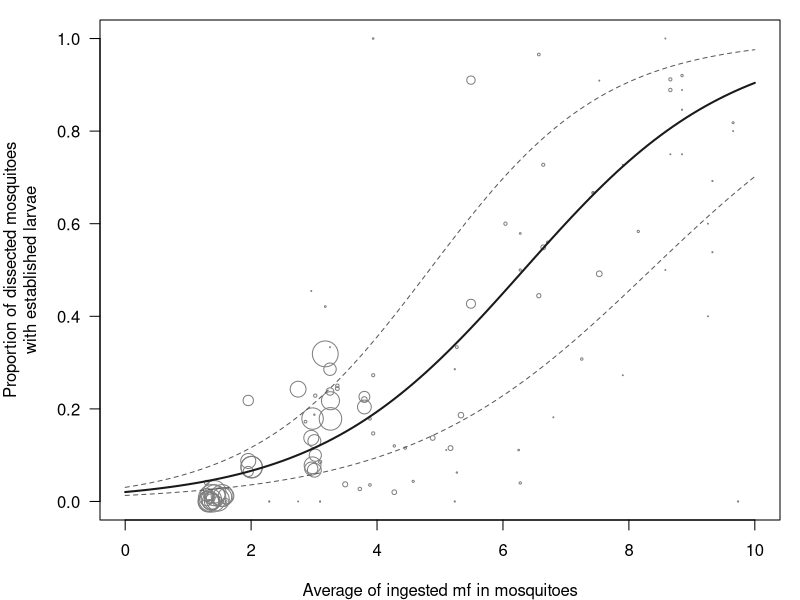
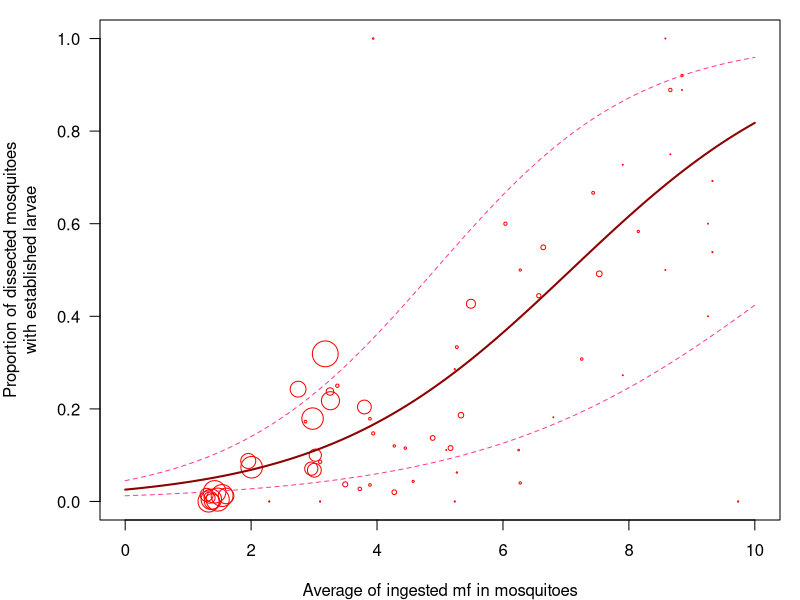
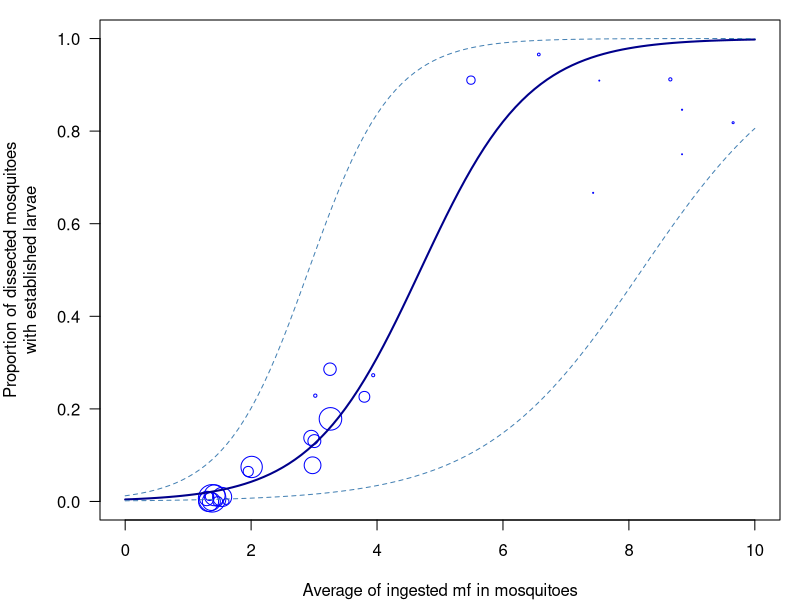

The R script that drew these images, in order: (Note: this script raises an error after producing the figures.)
# bootstrapped confidence interval
# SOURCE: https://epurdom.github.io/Stat131A/book/curve-fitting.html

# 1. Data used mfE vs. Mosquito proportion with Larvae #########################
# Data needed:
# dat_sel$Human_mf_intensity_per20uL
# dat_sel$Mosquito_larvae_infected_proportion_fromtotaldissected
# dat_sel$mf_mean_arithmetic_pertotaldissectedmosquito
# dat_sel$mfE_mean_calculated

# 1. Data preparation ##########################################################
library(tidyverse)
library(readxl)

dat_sel <- read.csv("inputs/Mosquito_EstablishedInfection_Data_clean.csv")

# 2. SUCCESSSS glm #############################################################
# TRIAL use glmm by family.glmm = binomial # FAILED coz' package inconsistencies
# 2.1. Use mfE vs. Proportion, ALL SPECIES #####################################
dat_anal <- dat_sel %>% 
  select(Reference, Mosquito_species, Mosquito_larvae_infected_proportion_fromtotaldissected, Mosquito_totaldissected, Mosquito_larvae_infected_count, mfE_mean_calculated) %>% 
  filter(!is.na(Mosquito_larvae_infected_proportion_fromtotaldissected) & Mosquito_larvae_infected_proportion_fromtotaldissected != "not_analysed",
         !is.na(mfE_mean_calculated) & mfE_mean_calculated != "not_analysed") %>%
  mutate(Unique_ID = row_number()) %>% 
  # view() %>% 
  glimpse()

# To simplify my life a bit
y <- dat_anal$Mosquito_larvae_infected_proportion_fromtotaldissected
x <- dat_anal$mfE_mean_calculated
AllMosq <- dat_anal$Mosquito_totaldissected
AllPos <- dat_anal$Mosquito_larvae_infected_count

# THE BOOTSTRAP! ###############################################################
bootstrapGLM <- function(y, x, repetitions, confidence.level = 0.95, seed = 0) {
  set.seed(seed)  # For reproducibility
  fit <- glm(cbind(AllPos, AllMosq - AllPos) ~ x, family = binomial(link = "logit"))
  stat.obs <- coef(fit)
  sum.all <- summary(fit)
  std.Err <- sum.all$coefficients[, "Std. Error"] # that pain-in-the ass Std.Err coz examples only calculate CI
  
  # Predict fitted values for the original data
  fitted_values_original <- predict(fit, type = "response")  # Logistic predictions
  
  # Bootstrap function
  bootFun <- function() {
    sampled <- sample(1:length(y), size = length(y), replace = TRUE)
    fit_sampled <- glm(cbind(AllPos[sampled], AllMosq[sampled] - AllPos[sampled]) ~ x[sampled], family = binomial(link = "logit"))
    
    list(coef = coef(fit_sampled), fitted = predict(fit_sampled, type = "response")) # Return from the resampled model
  }
  
  stat.boot <- replicate(repetitions, bootFun(), simplify = FALSE)
  
  boot.coefs <- sapply(stat.boot, `[[`, "coef")
  boot.fitted <- do.call(cbind, lapply(stat.boot, `[[`, "fitted"))
  
  level <- 1 - confidence.level
  confidence.interval <- apply(boot.coefs, 1, quantile, probs = c(level/2, 1 - level/2))
  
  # Confidence intervals for fitted values
  fitted.lower <- apply(boot.fitted, 1, quantile, probs = level/2)
  fitted.upper <- apply(boot.fitted, 1, quantile, probs = 1 - level/2)
  
  # Return bootstrapped results: coefficients, fitted values, and their confidence intervals
  return(list(
    confidence.interval = cbind(lower = confidence.interval[1,], 
                                estimate = stat.obs, 
                                upper = confidence.interval[2,],
                                stdError = std.Err),
    bootStats = boot.coefs,  # Bootstrapped coefficients
    fittedValues = list(original = fitted_values_original, lower = fitted.lower, upper = fitted.upper)
  ))
}

logit <- function(x,l1,l2) { # Translated from the log-odds function from b0 = l1 & b1 = l2
  1/(1+exp(-(l1+l2*x)))
}

# Call bootstrap with ORI data
result <- bootstrapGLM(y = cbind(AllPos, AllMosq - AllPos), 
                       x = dat_anal$mfE_mean_calculated, 
                       repetitions = 1000, 
                       confidence.level = 0.95,
                       seed = 0)
# result

# PLOT #########################################################################
# Confidence intervals
private_conf <- result$confidence.interval

# Bootstapped estim values (averaged)
private_estim <- rowMeans(result$bootStats)

# Save df result
combined_all <- cbind(private_conf, data.frame(estimate_glm_bootstrapped = as.numeric(private_estim))) %>% 
  mutate(mosquito = "all")

# Define parameters for logit function
lower <- private_conf[,1]
estim <- private_estim # the equation! (instead of private_conf[,2])
upper <- private_conf[,3]

# Plot the data
png("pictures/propvsave_1_all.png", width = 17, height = 12, unit = "cm", res = 1200)
par(mar = c(4, 5, 1, 1)) # bottom, left, top, right
plot(x,y, las = 1, pch = 1,
     xlab = "Average of ingested mf in mosquitoes", ylab = "Proportion of dissected mosquitoes\nwith established larvae",
     xlim = c(0,10), ylim = c(0,1), col = "grey50", cex = AllMosq/80)

curve(logit(x, estim[1], estim[2]), col = "grey10", add = TRUE, lwd = 2) # the equation based on bootstrap
curve(logit(x, upper[1], upper[2]), col = "grey35", add = TRUE, lty = 2) # Upper bound
curve(logit(x, lower[1], lower[2]), col = "grey35", add = TRUE, lty = 2) # Lower bound
dev.off()


# 2.2. Use mfE vs. Proportion, An. gambiae #####################################
# par(mfrow = c(1,2)) # for plotting together An. g & An. a in one output
dat_anal <- dat_sel %>% 
  select(Mosquito_species, Mosquito_larvae_infected_proportion_fromtotaldissected, Mosquito_totaldissected, Mosquito_larvae_infected_count, mfE_mean_calculated) %>% 
  filter(!is.na(Mosquito_larvae_infected_proportion_fromtotaldissected) & Mosquito_larvae_infected_proportion_fromtotaldissected != "not_analysed",
         !is.na(mfE_mean_calculated) & mfE_mean_calculated != "not_analysed",
         Mosquito_species == "An. gambiae") %>%
  mutate(Unique_ID = row_number()) %>% 
  # view() %>% 
  glimpse()

# To simplify my life a bit
y <- dat_anal$Mosquito_larvae_infected_proportion_fromtotaldissected
x <- dat_anal$mfE_mean_calculated
AllMosq <- dat_anal$Mosquito_totaldissected
AllPos <- dat_anal$Mosquito_larvae_infected_count

# THE BOOTSTRAP! ###############################################################
# bootstrapGLM have defined previously

# Call bootstrap with ORI data
result <- bootstrapGLM(y = cbind(AllPos, AllMosq - AllPos), 
                       x = dat_anal$mfE_mean_calculated, 
                       repetitions = 1000, 
                       confidence.level = 0.95,
                       seed = 0)
# result

# PLOT #########################################################################
# Confidence intervals
private_conf <- result$confidence.interval

# Bootstapped estim values (averaged)
private_estim <- rowMeans(result$bootStats)

# Save df result
combined_Ang <- cbind(private_conf, data.frame(estimate_glm_bootstrapped = as.numeric(private_estim))) %>% 
  mutate(mosquito = "An. gambiae")

# Define parameters for logit function
lower <- private_conf[,1]
estim <- private_estim # the equation! (instead of private_conf[,2])
upper <- private_conf[,3]

# Plot the data
png("pictures/propvsave_2_Angambiae.png", width = 17, height = 12, unit = "cm", res = 1200)
par(mar = c(4, 5, 1, 1)) # bottom, left, top, right
plot(x,y, las = 1, pch = 1,
     xlab = "Average of ingested mf in mosquitoes", ylab = "Proportion of dissected mosquitoes\nwith established larvae",
     xlim = c(0,10), ylim = c(0,1), col = "red", cex = AllMosq/80)

curve(logit(x, estim[1], estim[2]), col = "darkred", add = TRUE, lwd = 2) # the equation based on bootstrap
curve(logit(x, upper[1], upper[2]), col = "violetred1", add = TRUE, lty = 2) # Upper bound
curve(logit(x, lower[1], lower[2]), col = "violetred1", add = TRUE, lty = 2) # Lower bound
dev.off()


# 2.3. Use mfE vs. Proportion, An. arabiensis #####################################
dat_anal <- dat_sel %>% 
  select(Mosquito_species, Mosquito_larvae_infected_proportion_fromtotaldissected, Mosquito_totaldissected, Mosquito_larvae_infected_count, mfE_mean_calculated) %>% 
  filter(!is.na(Mosquito_larvae_infected_proportion_fromtotaldissected) & Mosquito_larvae_infected_proportion_fromtotaldissected != "not_analysed",
         !is.na(mfE_mean_calculated) & mfE_mean_calculated != "not_analysed",
         Mosquito_species == "An. arabiensis") %>%
  mutate(Unique_ID = row_number()) %>% 
  # view() %>% 
  glimpse()

# To simplify my life a bit
y <- dat_anal$Mosquito_larvae_infected_proportion_fromtotaldissected
x <- dat_anal$mfE_mean_calculated
AllMosq <- dat_anal$Mosquito_totaldissected
AllPos <- dat_anal$Mosquito_larvae_infected_count

# THE BOOTSTRAP! ###############################################################
# THE BOOTSTRAP! ###############################################################
# bootstrapGLM have defined previously

# Call bootstrap with ORI data
result <- bootstrapGLM(y = cbind(AllPos, AllMosq - AllPos), 
                       x = dat_anal$mfE_mean_calculated, 
                       repetitions = 1000, 
                       confidence.level = 0.95,
                       seed = 0)
# result

# PLOT #########################################################################
# Confidence intervals
private_conf <- result$confidence.interval

# Bootstapped estim values (averaged)
private_estim <- rowMeans(result$bootStats)

# Save df result
combined_Ana <- cbind(private_conf, data.frame(estimate_glm_bootstrapped = as.numeric(private_estim))) %>% 
  mutate(mosquito = "An. arabiensis")

# Define parameters for logit function
lower <- private_conf[,1]
estim <- private_estim # the equation! (instead of private_conf[,2])
upper <- private_conf[,3]

# Plot the data
png("pictures/propvsave_3_Anarabiensis.png", width = 17, height = 12, unit = "cm", res = 1200)
par(mar = c(4, 5, 1, 1)) # bottom, left, top, right
plot(x,y, las = 1, pch = 1,
     xlab = "Average of ingested mf in mosquitoes", ylab = "Proportion of dissected mosquitoes\nwith established larvae",
     xlim = c(0,10), ylim = c(0,1), col = "blue", cex = AllMosq/80)

curve(logit(x, estim[1], estim[2]), col = "darkblue", add = TRUE, lwd = 2) # the equation based on bootstrap
curve(logit(x, upper[1], upper[2]), col = "steelblue", add = TRUE, lty = 2) # Upper bound
curve(logit(x, lower[1], lower[2]), col = "steelblue", add = TRUE, lty = 2) # Lower bound
dev.off()


# 2.4. Use mfE vs. Proportion, An. melas #######################################
dat_anal <- dat_sel %>% 
  select(Mosquito_species, Mosquito_larvae_infected_proportion_fromtotaldissected, Mosquito_totaldissected, Mosquito_larvae_infected_count, mfE_mean_calculated) %>% 
  filter(!is.na(Mosquito_larvae_infected_proportion_fromtotaldissected) & Mosquito_larvae_infected_proportion_fromtotaldissected != "not_analysed",
         !is.na(mfE_mean_calculated) & mfE_mean_calculated != "not_analysed",
         Mosquito_species == "An. melas") %>%
  mutate(Unique_ID = row_number()) %>% 
  # view() %>% 
  glimpse()

# To simplify my life a bit
y <- dat_anal$Mosquito_larvae_infected_proportion_fromtotaldissected
x <- dat_anal$mfE_mean_calculated
AllMosq <- dat_anal$Mosquito_totaldissected
AllPos <- dat_anal$Mosquito_larvae_infected_count

# THE BOOTSTRAP! ###############################################################
# THE BOOTSTRAP! ###############################################################
# bootstrapGLM have defined previously

# Call bootstrap with ORI data
result <- bootstrapGLM(y = cbind(AllPos, AllMosq - AllPos), 
                       x = dat_anal$mfE_mean_calculated, 
                       repetitions = 1000, 
                       confidence.level = 0.95,
                       seed = 0)
# result

# PLOT #########################################################################
# Confidence intervals
private_conf <- result$confidence.interval

# Bootstapped estim values (averaged)
private_estim <- rowMeans(result$bootStats)

# Save df result
combined_Anm <- cbind(private_conf, data.frame(estimate_glm_bootstrapped = as.numeric(private_estim))) %>% 
  mutate(mosquito = "An. melas")

combined_final <- rbind(combined_all, combined_Ang, combined_Ana, combined_Anm)

write.csv(combined_final, "outputs/mosquitoes_logit_parameters.csv", row.names = T)

# Define parameters for logit function
lower <- private_conf[,1]
estim <- private_estim # the equation! (instead of private_conf[,2])
upper <- private_conf[,3]

# Plot the data
png("pictures/propvsave_4_Anmelas.png", width = 17, height = 12, unit = "cm", res = 1200)
par(mar = c(4, 5, 1, 1)) # bottom, left, top, right
plot(x,y, las = 1, pch = 1,
     xlab = "Average of ingested mf in mosquitoes", ylab = "Proportion of dissected mosquitoes\nwith established larvae",
     xlim = c(0,10), ylim = c(0,1), col = "forestgreen", cex = AllMosq/80)

curve(logit(x, estim[1], estim[2]), col = "darkgreen", add = TRUE, lwd = 2) # the equation based on bootstrap
curve(logit(x, upper[1], upper[2]), col = "darkseagreen4", add = TRUE, lty = 2) # Upper bound
curve(logit(x, lower[1], lower[2]), col = "darkseagreen4", add = TRUE, lty = 2) # Lower bound
dev.off()


# Additional cowpar(mar = c(4, 5, 1, 1)) # bottom, left, top, right for three Anopheles species (to be continued)
